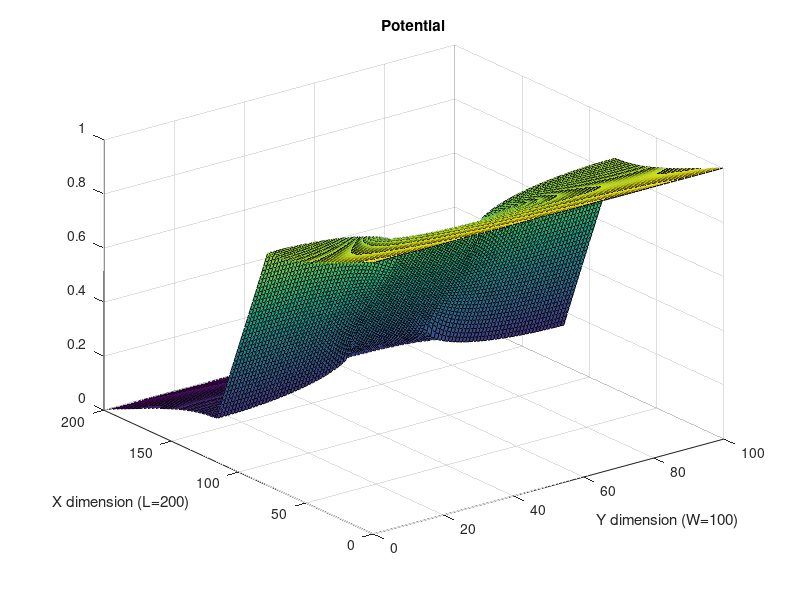
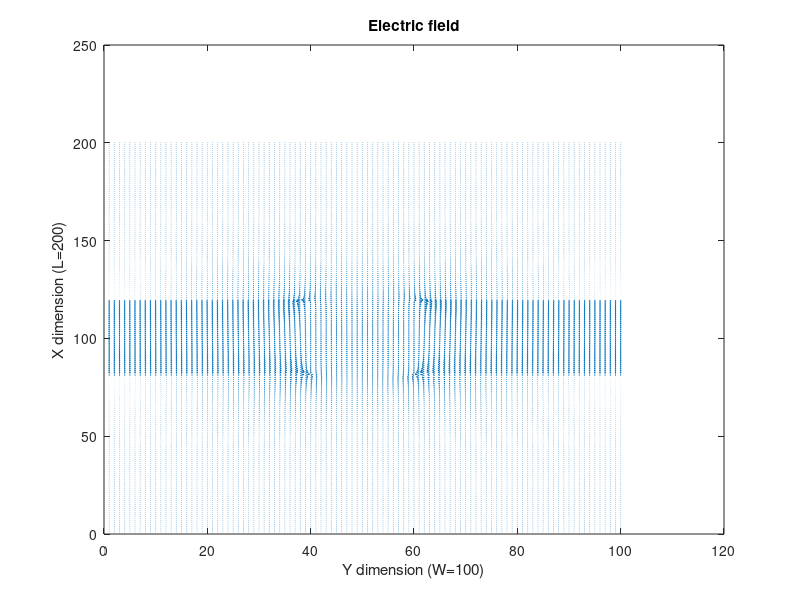

These charts were generated, in order, by the following MATLAB code:
%% Finite Difference Solution of Electric Field
% This section prepares the electric field solution for use in the next
% section of the assignment. In the previous section, we assumed a constant
% field across the entirety of the simulation window. Here, we have a
% non-constant conductivity across the field of view. The different
% boundary conditions produce different results for the potential and
% electric field, both of which are plotted. The finite difference matrix method
% is used, in exactly the same way as in assignment 2.
nx = 200;
ny = 100;
G = sparse(nx*ny, nx*ny);
B = zeros(1,nx*ny);
%setting conductivity map for 3rd part
cMap = ones(nx,ny);
 for q = 1:nx
     for w = 1:ny
         if ((q<(0.6*nx)&&q>(0.4*nx)&&w>(0.6*ny)) || (q<(0.6*nx)&&q>(0.4*nx)&&w<(0.4*ny)))
             cMap(q,w) = 1e-2;
         end
     end
 end

for i = 1:nx
    for j = 1:ny
        %Setting up the G-Matrix
        n = j + (i-1)*ny;
        if i == 1
            G(n,n) = 1;
            B(n) = 1;
        elseif i == nx
            G(n,n) = 1;
        elseif j == 1
            nxm = j + (i-2)*ny;
            nxp = j + (i)*ny;
            nyp = j+1 + (i-1)*ny;
            
            rxm = (cMap(i,j) + cMap(i-1,j))/2.0;
            rxp = (cMap(i,j) + cMap(i+1,j))/2.0;
            ryp = (cMap(i,j) + cMap(i,j+1))/2.0;

            G(n,n) = -(rxm + rxp + ryp);
            G(n,nxm) = rxm;
            G(n,nxp) = rxp;
            G(n,nyp) = ryp;
        elseif j == ny
            nxm = j + (i-2)*ny;
            nxp = j + (i)*ny;
            nym = j-1 + (i-1)*ny;
            
            rxm = (cMap(i,j) + cMap(i-1,j))/2.0;
            rxp = (cMap(i,j) + cMap(i+1,j))/2.0;
            rym = (cMap(i,j) + cMap(i,j-1))/2.0;
            
            G(n,n) = -(rxm + rxp + rym);
            G(n,nxm) = rxm;
            G(n,nxp) = rxp;
            G(n,nym) = rym;
        else
            nxm = j + (i-2)*ny;
            nxp = j + (i)*ny;
            nym = j-1 + (i-1)*ny;
            nyp = j+1 + (i-1)*ny;
            
            rxm = (cMap(i,j) + cMap(i-1,j))/2.0;
            rxp = (cMap(i,j) + cMap(i+1,j))/2.0;
            rym = (cMap(i,j) + cMap(i,j-1))/2.0;
            ryp = (cMap(i,j) + cMap(i,j+1))/2.0;
            
            G(n,nxp) = rxp;
            G(n,nyp) = ryp;
            G(n,nxm) = rxm;
            G(n,nym) = rym;
            G(n,n) = -(rxm + rxp + rym + ryp);
        end
    end
end
%solving for matrix of potentials
V = G\B';
Vmap = zeros(nx,ny);
for i = 1:nx
    for j = 1:ny
        n = j + (i-1)*ny;
        Vmap(i,j) = V(n);
    end
end

 
%plotting potential
figure(3)
surf(Vmap)
title('Potential')
ylabel('X dimension (L=200)')
xlabel('Y dimension (W=100)')

%plotting electric field
[Ex,Ey] = gradient(-Vmap);
figure(4)
quiver(Ex,Ey)
title('Electric field')
ylabel('X dimension (L=200)')
xlabel('Y dimension (W=100)')
